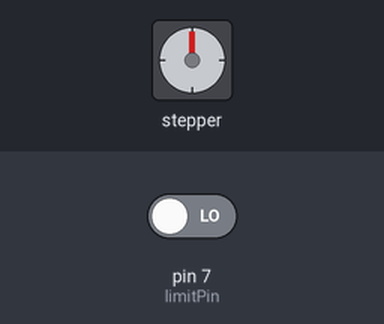
The sketch below on a simulated Arduino Uno, built with avr-gcc and run on an emulated ATmega328P. Parts: stepper motor. Wiring (inferred from the names in the program): stepper motor driver (200 steps per turn assumed): step pin 5; direction pin 2; enable pin 8. The inputs (shaded band) are chosen by the test bench; at power-on: pin 7 (limitPin) LOW.

Above: at 1.2 s.
1.3 s: pin 7 (limitPin) driven HIGH
At 1.75 s:
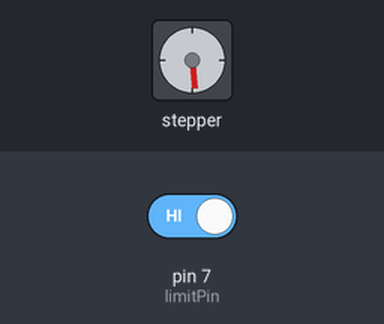
At 2.65 s:
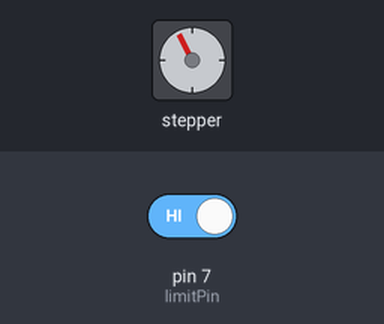
Timing chart, 0 to 16.3 s (numbered marks = the images above; inputs shaded):
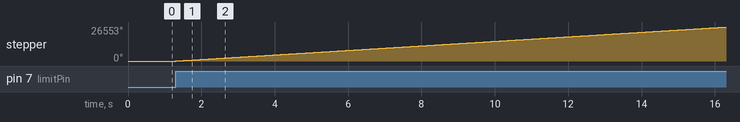

Measured:
- after the input at 1.3 s, stepper: keeps turning clockwise at about 1770°/s, starting at once

The sketch:

HALL_LIMIT_STEPPER.ino
```cpp
// defines pins numbers
const int stepPin = 5;
const int dirPin = 2;
const int enPin = 8;

const int limitPin = 7;

void setup() {

  pinMode( limitPin , INPUT);
  // Sets the two pins as Outputs
  pinMode(stepPin,OUTPUT);
  pinMode(dirPin,OUTPUT);

  pinMode(enPin,OUTPUT);
  digitalWrite(enPin,LOW);

}
void loop() {

  digitalWrite(dirPin,HIGH); // Enables the motor to move in a particular direction
  // Makes 200 pulses for making one full cycle rotation
  if( digitalRead( limitPin) == HIGH )
  {
    digitalWrite(stepPin,HIGH);
    delayMicroseconds(500);
    digitalWrite(stepPin,LOW);
    delayMicroseconds(500);
  }


}
```
